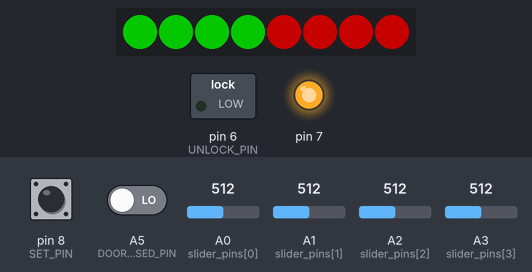
The sketch below on a simulated Arduino Uno, built with avr-gcc and run on an emulated ATmega328P. Parts: 8 RGB LEDs in strip order, left to right, switched loads named in the sketch (green lamp = pin HIGH), output pins drawn as LEDs (lit = HIGH). The inputs (shaded band) are chosen by the test bench; at power-on: pin 8 (SET_PIN) LOW, A0 (slider_pins[0]) = 512, A1 (slider_pins[1]) = 512, A2 (slider_pins[2]) = 512, A3 (slider_pins[3]) = 512, A5 (DOOR_CLOSED_PIN) LOW. Dim RGB values are drawn brighter than linear; EEPROM starts erased.

Above: at 1.2 s.
1.3 s: pin 8 (SET_PIN) pulled HIGH for 0.15 s
At 1.8 s:
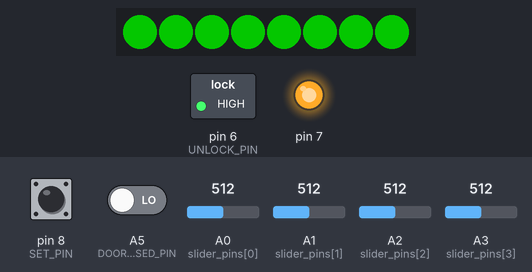
4.4 s: A0 (slider_pins[0]) set to 992
At 6.1 s:
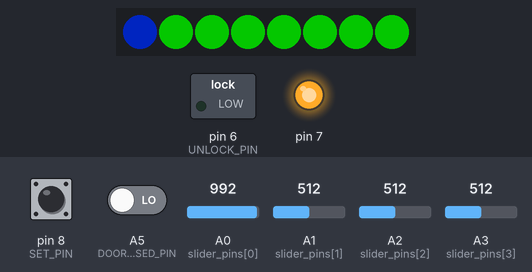
6.8 s: A1 (slider_pins[1]) set to 30
At 7.4 s:
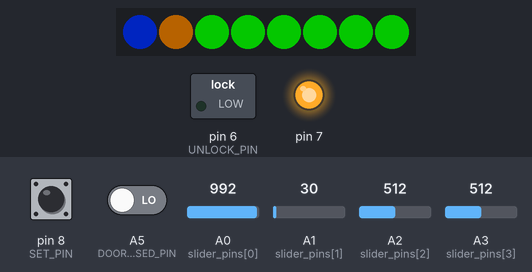
8.3 s: A0 (slider_pins[0]) set to 716
At 9.5 s:
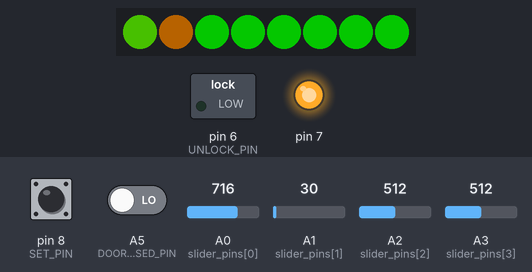
9.8 s: pin 8 (SET_PIN) pulled HIGH for 1 s
At 10.3 s:
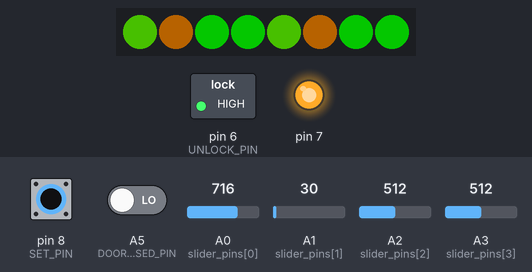
11.4 s: A2 (slider_pins[2]) set to 716
At 12.9 s:
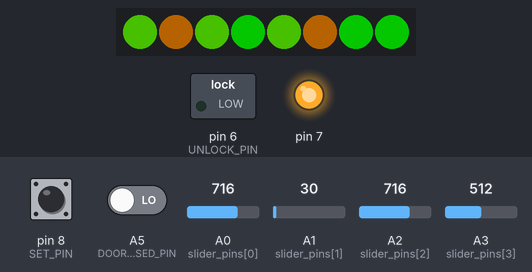
Timing chart, 0 to 14.3 s (numbered marks = the images above; inputs shaded):
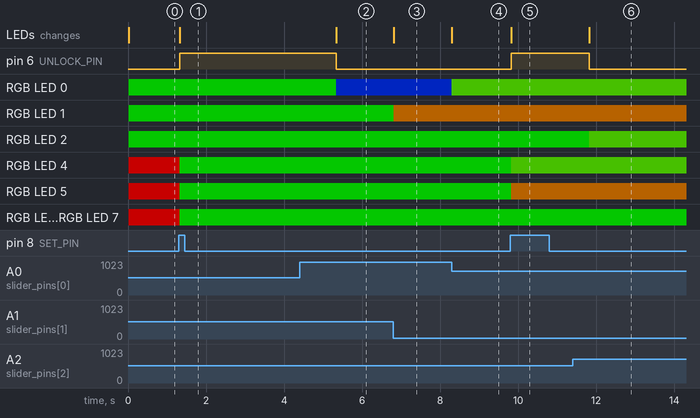

Measured:
- after the input at 1.3 s, pin 6 (UNLOCK_PIN): LOW → HIGH at once; RGB LED 4–7: RGB(99, 0, 0) → RGB(2, 99, 0) at once; the LEDs: change at once (image 1)
- after the input at 4.4 s, pin 6 (UNLOCK_PIN): HIGH → LOW after 0.93 s; RGB LED 0: RGB(2, 99, 0) → RGB(0, 16, 84) after 0.93 s; the LEDs: change after 0.93 s (image 2)
- after the input at 6.8 s, RGB LED 1: RGB(2, 99, 0) → RGB(67, 36, 0) at once; the LEDs: change at once (image 3)
- after the input at 8.3 s, RGB LED 0: RGB(0, 16, 84) → RGB(31, 84, 0) at once; the LEDs: change at once (image 4)
- after the input at 9.8 s, pin 6 (UNLOCK_PIN): LOW → HIGH at once; RGB LED 4: RGB(2, 99, 0) → RGB(31, 84, 0) at once; RGB LED 5: RGB(2, 99, 0) → RGB(67, 36, 0) at once; the LEDs: change at once (image 5)
- after the input at 11.4 s, pin 6 (UNLOCK_PIN): HIGH → LOW after 0.42 s; RGB LED 2: RGB(2, 99, 0) → RGB(31, 84, 0) after 0.42 s; the LEDs: change after 0.42 s (image 6)

The sketch:

itsybitsy_rgb_slider_eeprom.ino
```cpp
#include <EEPROM.h>
#include <FastLED.h>

#define NUM_LEDS 8
#define DATA_PIN 4
#define UNLOCK_PIN 6
#define DOOR_CLOSED_PIN A5
#define SET_PIN 8

CRGB leds[NUM_LEDS];


int slider_pins[4] = {A0, A1, A2, A3};
const int threshold = 10;
int hue[4];
int hueRef[4] = {255, 255, 255, 255};


void setup() {
  // setup LEDs
  FastLED.addLeds<WS2812B, DATA_PIN, GRB>(leds, NUM_LEDS);
  FastLED.setBrightness(100);
  FastLED.delay(10);
  FastLED.show();

  // pin 7 as voltage source for push buttons
  pinMode(7, OUTPUT);
  digitalWrite(7, HIGH);

  // sliders
  pinMode(A0, INPUT);
  pinMode(A1, INPUT);
  pinMode(A2, INPUT);
  pinMode(A3, INPUT);

  // door closed push button
  pinMode(A5, INPUT);
  pinMode(UNLOCK_PIN, OUTPUT);
  digitalWrite(UNLOCK_PIN, LOW);

  // led code set
  pinMode(SET_PIN, INPUT);

  // set reference leds
  setReferenceLedsFromEeprom();
}


void loop() {
  // read all sliders
  for (int i=0; i < 4; i++)
  {
    hue[i] = adjustHue(analogRead(slider_pins[i]));
  }

  // set the led hue according to the slider position
  for (int i=0; i < 4; i++)
  {
    leds[i] = CHSV(hue[i], 255, 255);
  }

  // check whether the set button is pushed
  if (digitalRead(SET_PIN)) {
    setReferenceLeds();
  }

  FastLED.show();

  // check whether sliders are in the right position
  bool unlock = true;
  for (int i=0; i < 4; i++)
  {
    int diff = abs(hue[i] - hueRef[i]);
    if (diff > threshold) {
      unlock = false;
    }
  }
  if (unlock) openLock();
}


int adjustHue(int hue) {
  return floor(hue/215.0 * 255.0);
}


void openLock() {
  digitalWrite(UNLOCK_PIN, HIGH);
  FastLED.delay(1000);
  digitalWrite(UNLOCK_PIN, LOW);
  while (digitalRead(DOOR_CLOSED_PIN)) {
    FastLED.delay(1);
  }
}


void setReferenceLeds() {
  for (int i=0; i < 4; i++) {
    hue[i] = adjustHue(analogRead(slider_pins[i]));
    hueRef[i] = hue[i];
    leds[i+4] = CHSV(hueRef[i], 255, 255);
  }
  EEPROM.put(0, hueRef);
  FastLED.show();
}

void setReferenceLedsFromEeprom()
{
  EEPROM.get(0, hueRef);
  for (int i=0; i < 4; i++) {
    leds[i+4] = CHSV(hueRef[i], 255, 255);
  }
}
```
